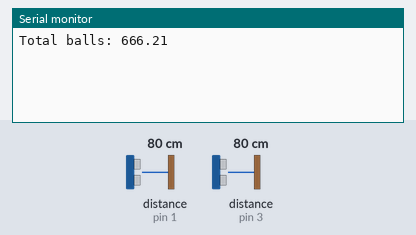
The sketch below on a simulated Arduino Uno, built with avr-gcc and run on an emulated ATmega328P. Parts: the last lines printed to the serial monitor. Wiring (inferred from the names in the program): 2 × ultrasonic range finder: trigger pin 2, echo pin 3 / trigger pin 4, echo pin 1. Inputs (shaded band) come from the test bench; at power-on: distance to the obstacle (sensors on pin 1, pin 3) 80 cm. The echo pulse lasts 58.3 µs per cm.

Above: at 1.8 s.
1.9 s: distance to the obstacle (sensor on pin 1) set to 120 cm
At 2.8 s:
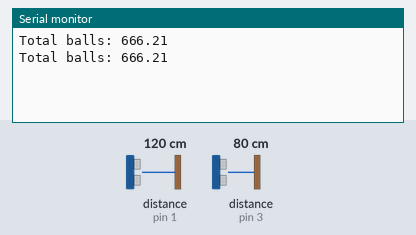
3.4 s: distance to the obstacle (sensor on pin 3) set to 2 cm
At 4.7 s:
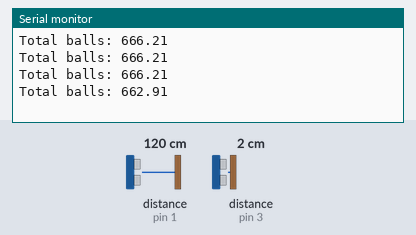
4.9 s: distance to the obstacle (sensor on pin 1) set to 2 cm
At 5.6 s:
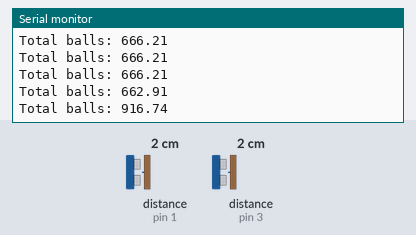
6.4 s: distance to the obstacle (sensor on pin 3) set to 4 cm
At 7.8 s:
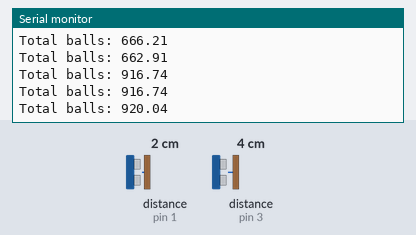
Timing chart, 0 to 8.9 s (numbered marks = the images above; inputs shaded):
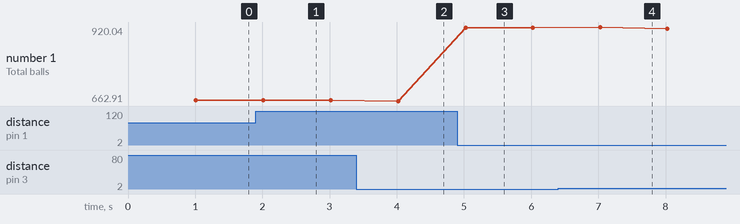

The sketch:

hopperheight.ino
```cpp
    /*
    * Ultrasonic Sensor HC-SR04 and Arduino Tutorial
    *
    * Crated by Dejan Nedelkovski,
    * www.HowToMechatronics.com
    *
    */
    // original from http://howtomechatronics.com/tutorials/arduino/ultrasonic-sensor-hc-sr04/
    // defines pins numbers
    const int trigPinLeft = 4;
    const int echoPinLeft = 3;
    const int trigPinRight = 2;
    const int echoPinRight = 1;
    // defines variables
    long durationLeft;
    int distanceLeft; //cm
    long durationRight;
    int distanceRight; //cm
    float ballHeightLeft; //cm
    float ballHeightRight; //cm
    float ballHeightAvg; //cm
    float ballHopperVolume; //cm^3
    float SIN_OF_MOUNTANGLE = 0.7071; //45°, can arduino do sin without libraries?
    float HOPPERHEIGHT = 100; //cm
    float HOPPERBASE = 5000; //cm^2
    float SENSORWIDTH = 1.375; //cm, actual length
    float BALLSTACKEFFICIENCY = 0.5;
    float BALLVOLUME = 1072.5; //cm^3, actual volume
    float totalBalls;
    void setup() {
    pinMode(trigPinLeft, OUTPUT); // Sets the trigPin as an Output
    pinMode(echoPinLeft, INPUT); // Sets the echoPin as an Input
    pinMode(trigPinRight, OUTPUT);
    pinMode(echoPinRight, INPUT);
    Serial.begin(9600); // Starts the serial communication
    }
    void loop() {
    // Clears the trigPin
    digitalWrite(trigPinLeft, LOW);
    digitalWrite(trigPinRight, LOW);
    delayMicroseconds(2);
    // Sets the trigPin on HIGH state for 10 micro seconds
    digitalWrite(trigPinLeft, HIGH);
    digitalWrite(trigPinRight, HIGH);
    delayMicroseconds(10);
    digitalWrite(trigPinLeft, LOW);
    digitalWrite(trigPinRight, LOW);
    // Reads the echoPin, returns the sound wave travel time in microseconds
    durationLeft = pulseIn(echoPinLeft, HIGH);
    durationRight = pulseIn(echoPinRight, HIGH);
    // Calculating the distance
    distanceLeft= durationLeft*0.034/2;
    distanceRight= durationRight*0.034/2;
    ballHeightLeft = HOPPERHEIGHT-SIN_OF_MOUNTANGLE*(distanceLeft+SENSORWIDTH);
    ballHeightRight = HOPPERHEIGHT-SIN_OF_MOUNTANGLE*(distanceRight+SENSORWIDTH);
    ballHeightAvg = (ballHeightLeft+ballHeightRight)/2;
    totalBalls = (HOPPERBASE*ballHeightAvg)/(BALLSTACKEFFICIENCY*BALLVOLUME);
    // Prints the distance on the Serial Monitor
    Serial.print("Total balls: ");
    Serial.println(totalBalls);

    }
```

Measured:
- plotted number 1: 916.74 → 913.45 after the input at 6.4 s
